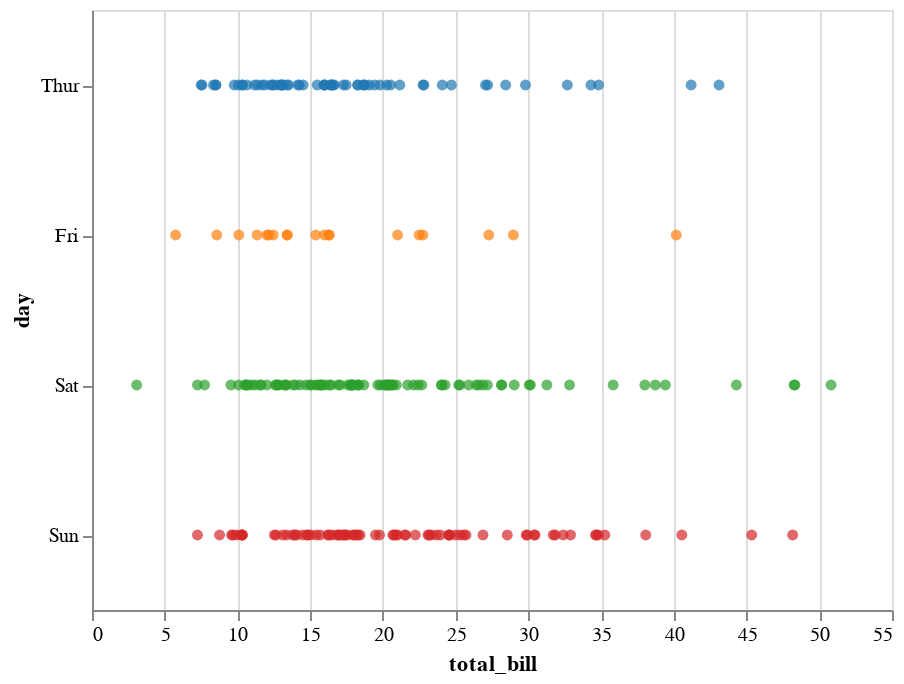

Notebook cell for this chart:
### Code cell
display(salt.stripplot(x="total_bill", y="day", data=tips, jitter=True, linewidth=1))
ax = sns.stripplot(x="total_bill", y="day", data=tips, jitter=True, linewidth=1)

### Figure 1 — Vega-Lite specification as saved in the notebook (floating-point values rounded to 4 significant figures; data arrays with more than 128 entries replaced by an {"elided": "..."} marker saying what was removed)
{"$schema": "https://vega.github.io/schema/vega-lite/v2.4.1.json", "config": {"view": {"height": 300, "width": 400}}, "data": {"values": {"elided": "244 records"}}, "encoding": {"color": {"field": "c", "scale": null, "type": "nominal"}, "x": {"axis": {"title": "total_bill"}, "field": "total_bill", "scale": {"zero": false}, "type": "quantitative"}, "y": {"axis": {"title": "day"}, "field": "day", "sort": null, "type": "nominal"}}, "mark": "circle", "selection": {"selector006": {"bind": "scales", "encodings": ["x", "y"], "mark": {"fill": "#333", "fillOpacity": 0.125, "stroke": "white"}, "on": "[mousedown, window:mouseup] > window:mousemove!", "resolve": "global", "translate": "[mousedown, window:mouseup] > window:mousemove!", "type": "interval", "zoom": "wheel!"}}}
